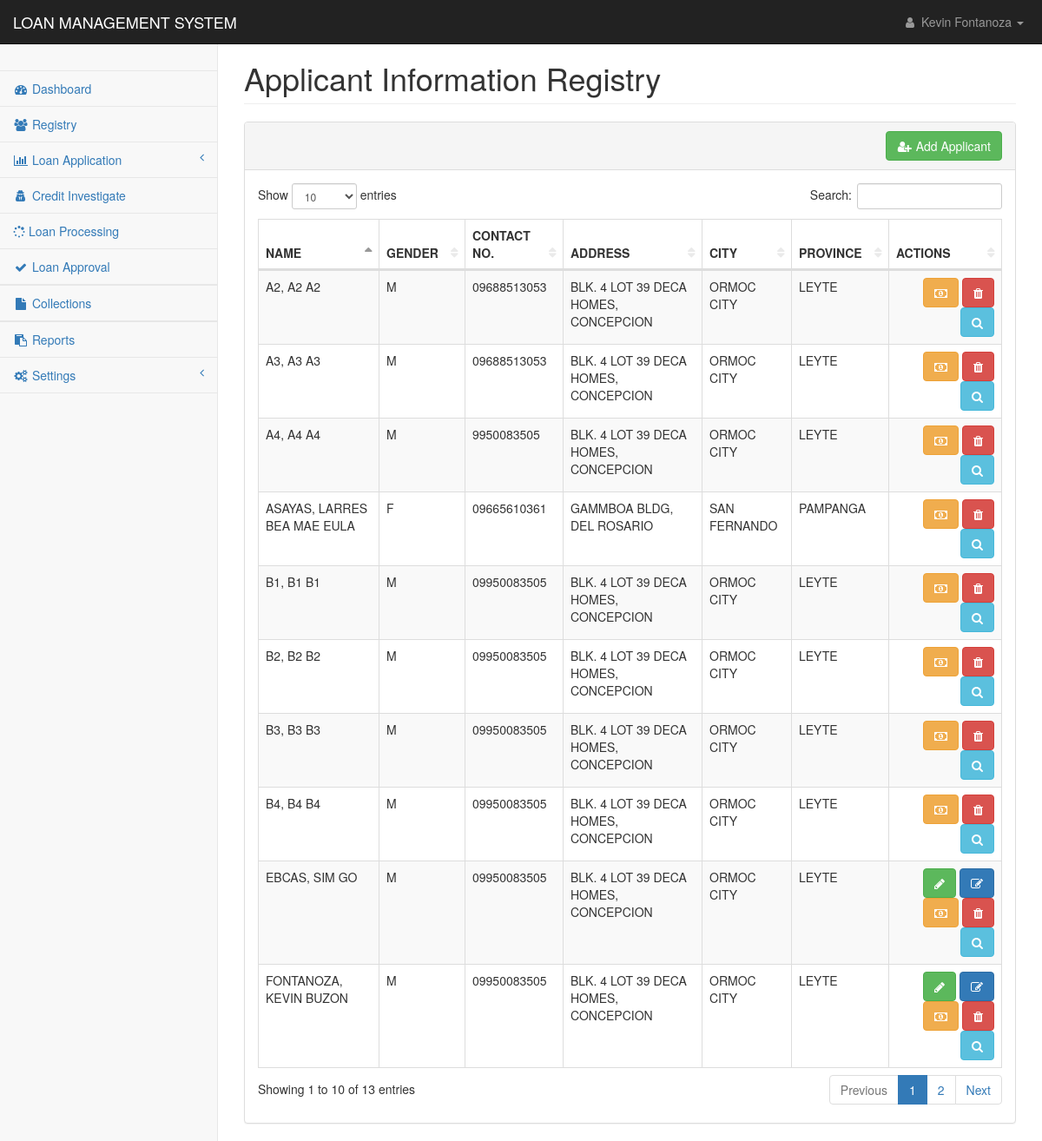
The app's page /pages/reg_applicant.php (signed in) with its own data.
### tables this page shows
CREATE TABLE `clients` (
  `client_id` int(11) NOT NULL,
  `first_name` text NOT NULL,
  `middle_name` text NOT NULL,
  `last_name` text NOT NULL,
  `suffix` varchar(20) NOT NULL,
  `gender` varchar(7) NOT NULL,
  `dob` date NOT NULL,
  `pob` text NOT NULL,
  `mobile` text NOT NULL,
  `street` text NOT NULL,
  `brgy` text NOT NULL,
  `city` text NOT NULL,
  `province` text NOT NULL,
  `zipcode` int(11) NOT NULL,
  `res_status` text NOT NULL,
  `yrs_res` int(11) NOT NULL,
  `status` int(11) NOT NULL,
  `date_encoded` datetime NOT NULL DEFAULT current_timestamp()
);

### pages/mvc/controller/class-autoload.cont.php (called while the page is built, shortened)
<?php
function myAutoLoader($className){
    $url = $_SERVER['HTTP_HOST'].$_SERVER['REQUEST_URI'];
    if(strpos($url, 'controller') !== false){
        $path = "../model/";
    }else{
        $path = "mvc/model/";
    }
    $extension = ".mod.php";
    $fullPath = $path . $className . $extension;
}

### pages/mvc/model/dbcon.mod.php (called while the page is built)
<?php
Class DbCon {
	Private $host = "localhost";
	Private $user = "root";
	Private $pwd = "";
	Private $dbName = "amigo";
	Protected function connect(){
		$dsn = 'mysql:host=' . $this->host . ';dbname=' . $this->dbName;
		$pdo = new PDO($dsn, $this->user, $this->pwd);
		$pdo->setAttribute(PDO::ATTR_DEFAULT_FETCH_MODE, PDO::FETCH_ASSOC);
		return $pdo;
    }
}

### pages/mvc/model/loan.mod.php (called while the page is built, shortened)
<?php
class Loan extends DbCon {
    private $clientID;
    public $incomeEarning;
    public $contractNo;
    public function __construct(String $id){
        $sql = "SELECT e_status, other_source, monthly_salary, loan FROM applicants_work WHERE applicant_code= ?";
        $stmt = $this->connect()->prepare($sql);
        $stmt->execute([$id]);
        $result = $stmt->fetch();
        $this->clientID = $id;
        $this->incomeSourceFlag = $result['other_source']??null;
        $this->monthlyNetSal = $result['monthly_salary']??null;
        if($this->incomeSourceFlag > 0 ){
            $this->incomeEarning = 'Multiple';
        }else{
            $this->incomeEarning = 'Single';
        }
        ($this->incomeEarning == 'Single') ?  $this->clientSukli = $this->sukli('single') : $this->clientSukli = $this->sukli('multiple');
        $this->tempExp = $result['loan']??null;
        $this->tempExp = explode('-', $this->tempExp);
        $this->getBorrowingCount();
        $this->getBorrowingCount();
        $this->getBorrowingSum();
        $this->getSukli();
        $this->getBorrowCount();
        $this->getRenewalBasesInfo();
        $this->getOutstandingBalance();
    }
    public function getSukli(){
        $sql = "SELECT SUM(monthly_amortization) FROM loan_applications WHERE paid=0 AND client_id=?";
        $stmt = $this->connect()->prepare($sql);
        $stmt->execute([$this->clientID]);
        $result = $stmt->fetchColumn();
    }
    public function getBorrowingCount(){
        $sql = "SELECT COUNT(client_id) FROM loan_applications WHERE paid=1 AND client_id=?";
        $stmt = $this->connect()->prepare($sql);
        $stmt->execute([$this->clientID]);
        $result = $stmt->fetchColumn();
    }
    public function getBorrowCount(){
        $sql = "SELECT COUNT(client_id) FROM loan_applications WHERE client_id=?";
        $stmt = $this->connect()->prepare($sql);
        $stmt->execute([$this->clientID]);
        $result = $stmt->fetchColumn();
    }
    public function getBorrowingSum(){
        $sql = "SELECT SUM(monthly_amortization) FROM loan_applications WHERE paid=0 AND client_id=?";
        $stmt = $this->connect()->prepare($sql);
        $stmt->execute([$this->clientID]);
        $result = $stmt->fetchColumn();
    }
    public function sukli($sukli){
        $sql = "SELECT sukli_amount FROM sukli WHERE sukli_name = ?";
        $stmt = $this->connect()->prepare($sql);
        $stmt->execute([$sukli]);
        $result = $stmt->fetchColumn();
        return $result;
    }
    public function getRenewalBasesInfo(){
        $sql = "SELECT contract_no, loan_amount FROM loan_applications WHERE paid=0 AND client_id = ?";
        $stmt = $this->connect()->prepare($sql);
        $stmt->execute([$this->clientID]);
        $result = $stmt->fetch();
        $this->contractNo = $result['contract_no']??null;
    }
    public function getOutstandingBalance(){
        $sql = "SELECT SUM(amount) FROM payments WHERE contract_no = ?";
        $stmt = $this->connect()->prepare($sql);
        $stmt->execute([$this->contractNo]);
    }
}

### pages/reg_applicant.php (the view, shortened to what this page needs)
<?php
include('../config/conn.php');
include 'mvc/controller/class-autoload.cont.php';
?>
<!DOCTYPE html>
<html lang="en">
    <head>
        <link href="../css/bootstrap.min.css" rel="stylesheet">
        <link href="../css/metisMenu.min.css" rel="stylesheet">
        <link href="../css/dataTables/dataTables.bootstrap.css" rel="stylesheet">
        <link href="../css/dataTables/dataTables.responsive.css" rel="stylesheet">
        <link href="../css/startmin.css" rel="stylesheet">
        <link href="../css/font-awesome.min.css" rel="stylesheet" type="text/css">
    </head>
    <body>
        <div id="wrapper">
            <?php include('nav.php');?>
            <div id="page-wrapper">
                <div class="container-fluid">
                    <div class="row">
                        <div class="col-lg-12">
                            <h1 class="page-header">Applicant Information Registry</h1>
                        </div>
                    </div>
                    <div class="row">
                        <div class="col-lg-12">
                            <div class="panel panel-default">
                                <div class="panel-heading" align="right">
                                    <a href="reg_applicant_1.php">
                                        <button type="button" class="btn btn-success">
                                            <i class="fa fa-fw" aria-hidden="true" title="Copy to use user-plus">&#xf234</i> Add Applicant
                                        </button>
                                    </a>
                                </div>
                                <div class="panel-body">
                                    <div class="table-responsive">
                                        <table class="table table-striped table-bordered table-hover" id="dataTables-example">
                                            <thead>
                                                <tr>
                                                    <th>NAME</th>
                                                    <th>GENDER</th>
                                                    <th>CONTACT NO.</th>
                                                    <th>ADDRESS</th>
                                                    <th>CITY</th>
                                                    <th>PROVINCE</th>
                                                    <th>ACTIONS</th>
                                                </tr>
                                            </thead>
                                            <tbody>
                                                <?php
                                                    $sql ="SELECT * FROM clients ORDER BY last_name ASC";
                                                    $res = mysqli_query($con,$sql);
                                                        if(mysqli_num_rows($res) > 0){
                                                            while($row = mysqli_fetch_assoc($res)) {
                                                                $cid = $row['client_id'];
                                                                $loan = new Loan($cid);
                                                                ?><tr class="odd gradeX">
                                                                    <td><?php echo $row['last_name'].', '.$row['first_name'].' '.$row['suffix'].' '.$row['middle_name'];?></td>
                                                                    <td><?php echo $row['gender'];?></td>
                                                                    <td><?php echo $row['mobile'];?></td>
                                                                    <td><?php echo $row['street'].', '.$row['brgy'];?></td>
                                                                    <td><?php echo $row['city'];?></td>
                                                                    <td><?php echo $row['province'];?></td>
                                                                    <td style="text-align:right">
                                                                        <div class="tooltip-demo">
                                                                            <?php
                                                                            $continue = "SELECT * FROM client_info where client_id = '$cid'";
                                                                            $cres = mysqli_query($con,$continue);
                                                                            $continue2 = "SELECT * FROM employer where client_id = '$cid'";
                                                                            $cres2 = mysqli_query($con,$continue2);
                                                                            if(mysqli_num_rows($cres) == 0){
                                                                            ?>
                                                                            <a href="reg_applicant_exists.php?id=<?php echo $cid?>">
                                                                                <button type="button" class="btn btn-success" data-toggle="tooltip" data-placement="top" title="Continue Family">
                                                                                    <i class="fa fa-pencil" aria-hidden="true"></i>
                                                                                </button>
                                                                            </a><?php
                                                                                }
                                                                             if(mysqli_num_rows($cres2) == 0){
                                                                                ?>
                                                                            <a href="reg_applicant_employment_cont.php?id=<?php echo $cid?>">
                                                                                <button type="button" class="btn btn-primary" data-toggle="tooltip" data-placement="top" title="Continue Employment">
                                                                                    <i class="fa fa-pencil-square-o" aria-hidden="true"></i>
                                                                                </button>
                                                                            </a><?php
                                                                             }
                                                                             ?>
                                                                            <?php
                                                                                if($loan->borrowingCount == 0){
                                                                            ?>
                                                                            <a href="loan_application_1.php?id=<?php echo $cid;?>">
                                                                                <button type="button" class="btn btn-warning" data-toggle="tooltip" data-placement="top" title="New Loan Application">
                                                                                    <i class="fa fa-money" aria-hidden="true"></i>
                                                                                </button>
                                                                            </a>
                                                                            <?php }?>
                                                                            <a href="reg_applicant_delete.php?id=<?php echo $cid;?>" onclick="return confirmDelete()">
                                                                                <button type="button" class="btn btn-danger" data-toggle="tooltip" data-placement="top" title="Delete">
                                                                                    <i class="fa fa-trash" aria-hidden="true"></i>
                                                                                </button>
                                                                            </a>
                                                                            <a href="reg_applicant_view.php?id=<?php echo $cid;?>">
                                                                                <button type="button" class="btn btn-info" data-toggle="tooltip" data-placement="top" title="View">
                                                                                    <i class="fa fa-search" aria-hidden="true"></i>
                                                                                </button>
                                                                            </a>
                                                                        </div>
                                                                    </td>
                                                                </tr><?php
                                                            }
                                                        }
                                                ?>
                                            </tbody>
                                        </table>
                                    </div>
                                </div>
                            </div>
                        </div>
                    </div>
                </div>
            </div>
        </div>
    </body>
</html>

### css/startmin.css (style rules this page uses)
body { background-color: #f8f8f8; }
#wrapper { width: 100%; }
#page-wrapper { padding-top: 30px; min-height: 568px; background-color: #fff; }
@media (min-width:768px) { #page-wrapper { position: inherit; margin-left: 250px; padding: 30px 15px 0 15px; border-left: 1px solid #e7e7e7; } }
table.dataTable thead .sorting, table.dataTable thead .sorting_asc, table.dataTable thead .sorting_desc, table.dataTable thead .sorting_asc_disabled, table.dataTable thead .sorting_desc_disabled { background: 0 0; }
table.dataTable thead .sorting_asc:after { content: "\f0de"; float: right; font-family: fontawesome; }
table.dataTable thead .sorting:after { content: "\f0dc"; float: right; font-family: fontawesome; color: rgba(50,50,50,.5); }

### records on screen
clients: last_name "A2", first_name "A2", middle_name "A2", gender "M", mobile "09688513053", street "BLK. 4 LOT 39 DECA HOMES", brgy "CONCEPCION", city "ORMOC CITY", province "LEYTE"
clients: last_name "A3", first_name "A3", middle_name "A3", gender "M", mobile "09688513053", street "BLK. 4 LOT 39 DECA HOMES", brgy "CONCEPCION", city "ORMOC CITY", province "LEYTE"
clients: last_name "A4", first_name "A4", middle_name "A4", gender "M", mobile "9950083505", street "BLK. 4 LOT 39 DECA HOMES", brgy "CONCEPCION", city "ORMOC CITY", province "LEYTE"
clients: last_name "ASAYAS", first_name "LARRES BEA MAE", middle_name "EULA", gender "F", mobile "09665610361", street "GAMMBOA BLDG", brgy "DEL ROSARIO", city "SAN FERNANDO", province "PAMPANGA"
clients: last_name "B1", first_name "B1", middle_name "B1", gender "M", mobile "09950083505", street "BLK. 4 LOT 39 DECA HOMES", brgy "CONCEPCION", city "ORMOC CITY", province "LEYTE"
clients: last_name "B2", first_name "B2", middle_name "B2", gender "M", mobile "09950083505", street "BLK. 4 LOT 39 DECA HOMES", brgy "CONCEPCION", city "ORMOC CITY", province "LEYTE"
clients: last_name "B3", first_name "B3", middle_name "B3", gender "M", mobile "09950083505", street "BLK. 4 LOT 39 DECA HOMES", brgy "CONCEPCION", city "ORMOC CITY", province "LEYTE"
clients: last_name "B4", first_name "B4", middle_name "B4", gender "M", mobile "09950083505", street "BLK. 4 LOT 39 DECA HOMES", brgy "CONCEPCION", city "ORMOC CITY", province "LEYTE"
clients: last_name "EBCAS", first_name "SIM", middle_name "GO", gender "M", mobile "09950083505", street "BLK. 4 LOT 39 DECA HOMES", brgy "CONCEPCION", city "ORMOC CITY", province "LEYTE"
clients: last_name "FONTANOZA", first_name "KEVIN", middle_name "BUZON", gender "M", mobile "09950083505", street "BLK. 4 LOT 39 DECA HOMES", brgy "CONCEPCION", city "ORMOC CITY", province "LEYTE"

### other values on screen
$_SESSION['name'] "Kevin Fontanoza"
